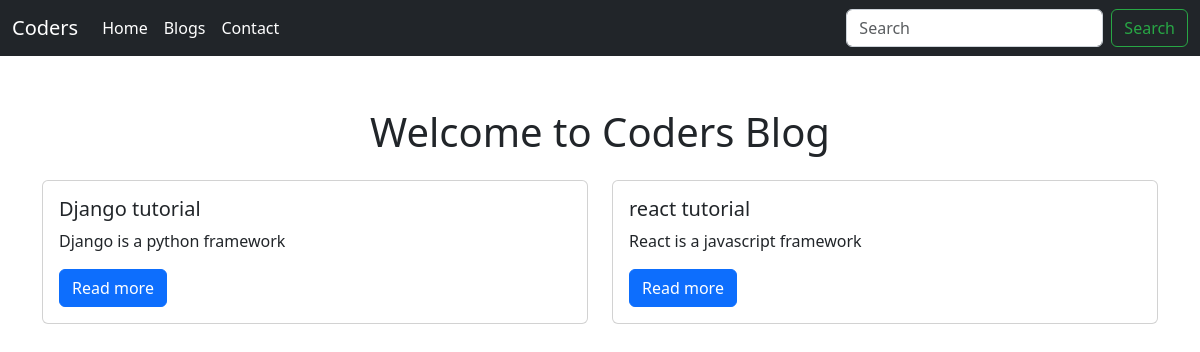
The app's page /blogs, older data.
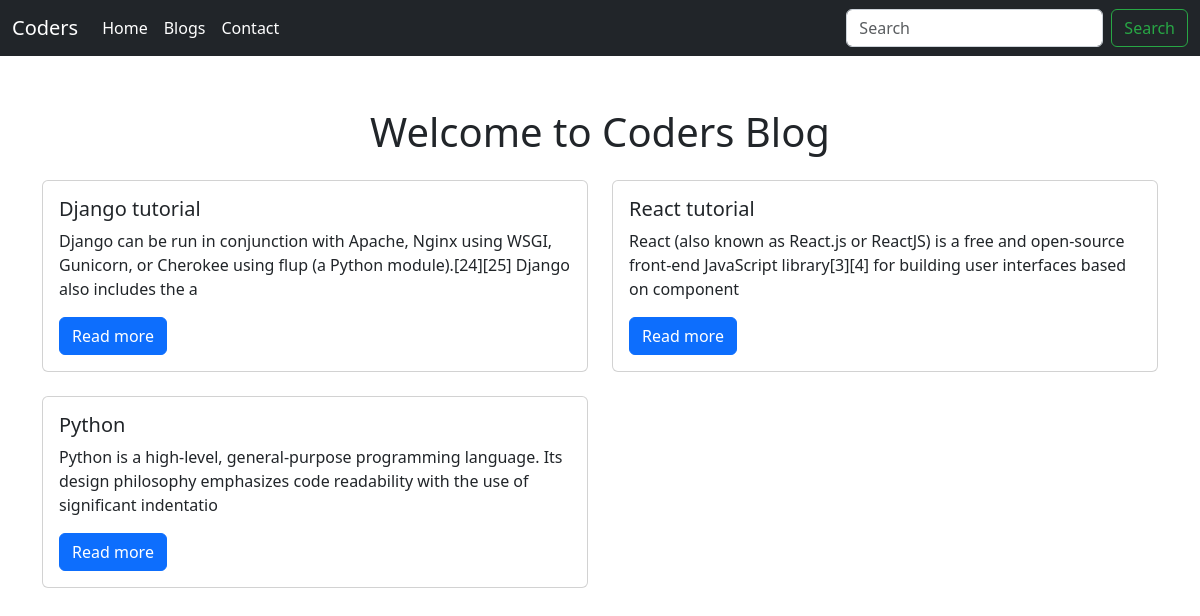
The same page, newer data.
### blog/models.py (models this page shows, shortened)
class Blog(models.Model):
    sno=models.AutoField(primary_key=True)
    title=models.CharField(max_length=20)
    content=models.TextField()
    slug=models.CharField(max_length=200)
    date=models.DateTimeField(auto_now_add=True)

### blog/views.py (the view)
# urls.py: path('blogs',views.blogs,name='blogs'),
def blogs(request):
    blog=Blog.objects.all()
    context={'blog':blog}
    return render(request,'blogs.html',context)

### templates/blogs.html
{% extends 'base.html' %} {% block blogsactive %}active{% endblock blogsactive%}
{% block body %}
<div class="container mt-5">
  <h1 class="text-center mb-4">Welcome to Coders Blog</h1>
  <div class="row row-cols-1 row-cols-md-2 g-4">
    {% for b in blog %}
    <div class="col">
      <div class="card h-100">
        <div class="card-body">
          <h5 class="card-title">
            <a
              href="/blogpost/{{ b.slug }}"
              class="text-decoration-none text-dark"
              >{{ b.title }}</a
            >
          </h5>
          <p class="card-text">{{ b.content|slice:150 }}</p>
          <a href="/blogpost/{{ b.slug }}" class="btn btn-primary">Read more</a>
        </div>
      </div>
    </div>
    {% endfor %}
  </div>
</div>
{% endblock body %}

### templates/base.html (shortened to what this page needs)
<!DOCTYPE html>
<html lang="en">
  <head>
    <link
      href="https://cdn.jsdelivr.net/npm/bootstrap@5.3.2/dist/css/bootstrap.min.css"
      rel="stylesheet"
    />
  </head>
  <body>
    <nav class="navbar navbar-expand-lg navbar-dark bg-dark fixed-top">
      <div class="container-fluid">
        <a class="navbar-brand" href="/">Coders</a>
        <div class="collapse navbar-collapse" id="navbarSupportedContent">
          <ul class="navbar-nav me-auto mb-2 mb-lg-0">
            <li class="nav-item">
              <a
                class="nav-link {% block homeactive %}{% endblock homeactive %}"
                aria-current="page"
                href="/"
                >Home</a
              >
            </li>
            <li class="nav-item">
              <a
                class="nav-link {% block blogsactive %}{% endblock blogsactive %}"
                href="/blogs"
                >Blogs</a
              >
            </li>
            <li class="nav-item">
              <a
                class="nav-link {% block Contactactive %}{% endblock Contactactive %}"
                href="/contact/"
                >Contact</a
              >
            </li>
          </ul>
          <form action="/Search" method="get" class="d-flex">
            <input
              class="form-control me-2"
              type="search"
              placeholder="Search"
              aria-label="Search"
            />
            <button class="btn btn-outline-success" type="submit">
              Search
            </button>
          </form>
        </div>
      </div>
    </nav>
    <div class="container-fluid">{% block body %}{% endblock body %}</div>
  </body>
</html>

### templates/base.html (style rules this page uses)
body { padding-top: 60px; }
.navbar { background-color: #343a40; }
.navbar-brand { color: #ffffff; }
.navbar-nav .nav-link { color: #ffffff; }
.form-control { border: 1px solid #ced4da; }
.btn-outline-success { color: #28a745; border-color: #28a745; }

Row changes from the older to the newer data that the page shows:
changed Blog "Django tutorial": content "Django is a python framework" → "Django can be run in conjunction with Apache, Nginx using WSGI, Gunicorn, or Cherokee using flup (a Python module).[24][25] Django also includes the a"
changed Blog: title "react tutorial" → "React tutorial"; content "React is a javascript framework" → "React (also known as React.js or ReactJS) is a free and open-source front-end JavaScript library[3][4] for building user interfaces based on component"
added Blog: title "Python", content "Python is a high-level, general-purpose programming language. Its design philosophy emphasizes code readability with the use of significant indentatio"
